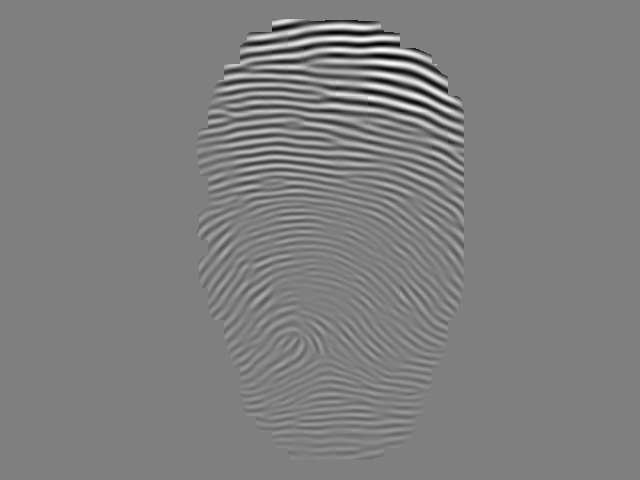
%> input picture P2/r96_4.bmp, 640 x 480 px
$ octave pic.m   (GNU Octave 9; MATLAB toolbox functions it lacks are replaced by stand-ins)
%> lines starting %> are read from the running program, lines starting %| are printed output that depends on the picture; in (x1, y1, x2, y2) boxes, pixels count from 0 and x2, y2 are one past the last pixel; in counts of white or black regions, pixels touching at a corner belong together; the program's own positions count from 1
### P2/Pruning.m
function C = Pruning(A, len)
% pruning branches shorter than len pixels
B = CreateEndpointSE();

X1 = A;
for k = 1:len
    endpoints = false(size(A));
    for m = 1:size(B,1)
        endpoints = endpoints | bwhitmiss(X1, B{m,1}, B{m,2});
    end
    X1(endpoints) = 0;
end

X2 = false(size(A));
for m = 1:size(B,1)
    endpoints = bwhitmiss(X1, B{m,1}, B{m,2});
    X2(endpoints) = 1;
end

se = strel(ones(3,3));
X3 = X2;
for k = 1:len
    X3 = imdilate(X3, se) & A;
end

C = X3 | X1;

%--------------------
function B = CreateEndpointSE()
B{1,1} = [0 0 0; 1 1 0; 0 0 0];
B{1,2} = [0 1 1; 0 0 1; 0 1 1];
for k = 2:4
    B{k,1} = rot90(B{k-1,1});
    B{k,2} = rot90(B{k-1,2});
end
B{5,1} = [1 0 0; 0 1 0; 0 0 0];
B{5,2} = [0 1 1; 1 0 1; 1 1 1];
for k = 6:8
    B{k,1} = rot90(B{k-1,1});
    B{k,2} = rot90(B{k-1,2});
end

### P2/pic.m
% or 'r96_4.bmp'
img_name = 'r96_4.bmp';
ori_img = imread(img_name);
%> ori_img is the input picture: size 480x640 uint8; min 0, max 255, mean 127.1
ori_img = im2double(ori_img);
%> ori_img: size 480x640 double
fignum = 1;
figure(fignum),imshow(ori_img);

% binarize
% thresh = graythresh(ori_img);
if strcmp(img_name,'r2_5.bmp')
    thresh = 0.51;
%     bi_img = imbinarize(ori_img,'adaptive','ForegroundPolarity','dark','Sensitivity',thresh);
else
    thresh = 0.5;
end
bi_img = imbinarize(ori_img, thresh);
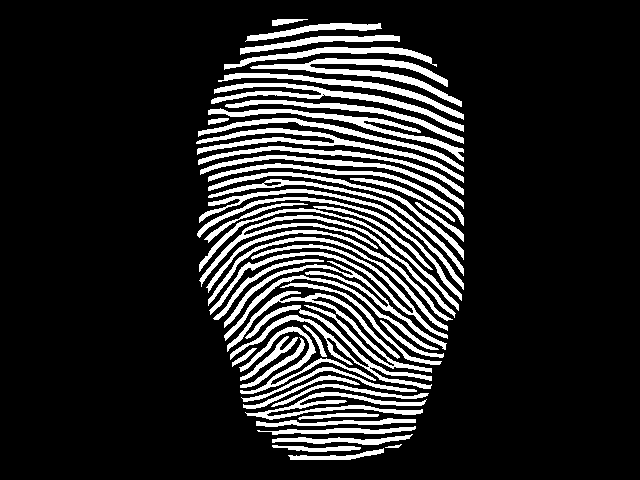
%> bi_img: size 480x640 logical; 15.7% white; 51 white regions, largest, box (x1, y1, x2, y2) and area: (250, 58, 462, 107) 2068, (230, 305, 432, 389) 1996, (227, 291, 432, 373) 1941
fignum = fignum + 1;
figure(fignum),imshow(bi_img);

% effective for 'r2_5.bmp'
% no need for 'r96_4.bmp'
if strcmp(img_name,'r2_5.bmp')
    % fill holes
    marker = ~bi_img;
    marker(300:end-1,2:end-1) = 0;
    bi_img = imreconstruct(marker, ~bi_img);
    bi_img=~bi_img;
    fignum = fignum + 1;
    figure(fignum),imshow(bi_img);
    % clear islands
    bi_img = bwareaopen(bi_img,8);
    fignum = fignum + 1;
    figure(fignum),imshow(bi_img);
end

% thining
thin_img = bwmorph(bi_img,'thin',Inf);
%> thin_img: size 480x640 logical; 3.4% white in thin lines or dots, all inside (x1, y1, x2, y2) = (197, 19, 464, 459)
fignum = fignum + 1;
figure(fignum),imshow(thin_img);
% clear short lines
thin_img = bwareaopen(thin_img,8);
fignum = fignum + 1;
figure(fignum),imshow(thin_img);
% pruning
thin_img = Pruning(thin_img,3);
%> after the loop in Pruning, `for k = 1:len`:
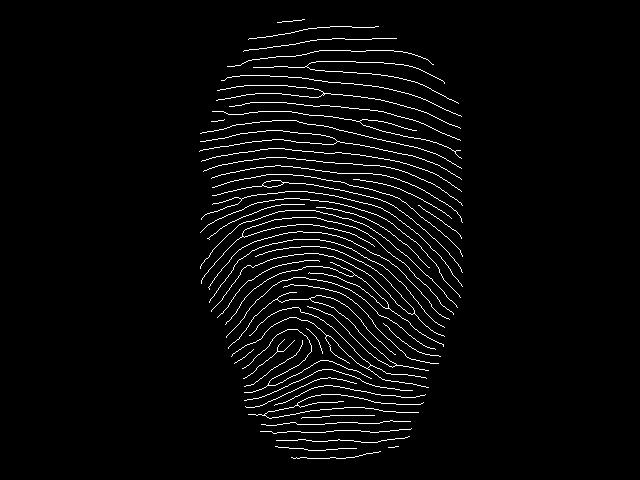
%> X1: size 480x640 logical; 3.3% white in thin lines or dots, all inside (x1, y1, x2, y2) = (199, 19, 463, 459)
%> after the loop in Pruning, `for m = 1:size(B,1)`: X2: size 480x640 logical; 0.04% white in thin lines or dots, all inside (x1, y1, x2, y2) = (199, 19, 463, 458)
%> the loop in Pruning, `for k = 1:len` made 3 passes
%> pass 1, in Pruning, `X3 = imdilate(X3, se) & A;`:
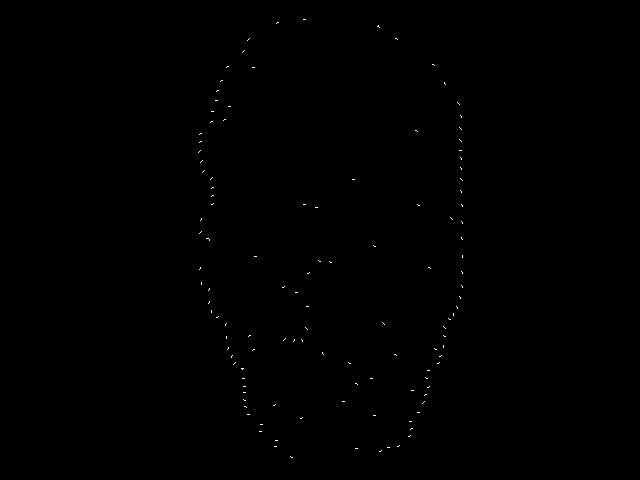
%> X3: size 480x640 logical; 0.12% white in thin lines or dots, all inside (x1, y1, x2, y2) = (198, 19, 463, 458)
fignum = fignum + 1;
figure(fignum),imshow(thin_img);
% clear bridge
if strcmp(img_name,'r96_4.bmp')
    se = [0 0 0 0 1 0 0;0 0 0 0 1 1 1;0 0 0 1 0 0 0; 0 0 1 0 0 0 0;1 1 0 0 0 0 0];
    se2 = [1 1 1 1 0 1 1;1 1 1 1 0 0 0;1 1 1 0 1 1 1; 1 1 0 1 1 1 1;0 0 1 1 1 1 1];
    p = bwhitmiss(thin_img,se,se2);
%> p: size 480x640 logical; 0% white in thin lines or dots, all inside (x1, y1, x2, y2) = (369, 366, 370, 367)
    thin_img(p==1) = 0;
    thin_img = Pruning(thin_img,3);
%> call 2 of Pruning, with len = 3
%> after the loop in Pruning (call 2), `for k = 1:len`:
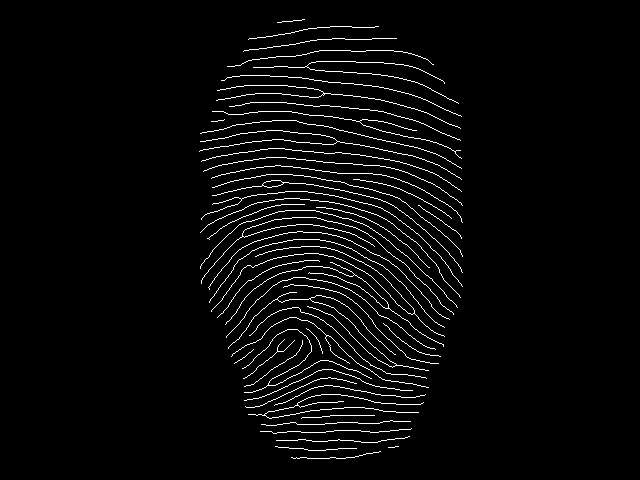
%> X1: size 480x640 logical; 3.3% white in thin lines or dots, all inside (x1, y1, x2, y2) = (199, 19, 463, 459)
    fignum = fignum + 1;
    figure(fignum),imshow(thin_img);
end


% get feature points
[m, n] = size(thin_img);
%> m = 480; n = 640
% the number of branch points
brnnum = 0;
% the number of end points
endnum = 0;
% indexs of  branch points
brnx(:) = 0;
brny(:) = 0;
% indexs of  end points
endx(:) = 0;
endy(:) = 0;

% calculate cn for every pixel
for i=2:m-1
    for j=2:n-1
        cn = 0;
        if(thin_img(i,j))
            cn = 0.5*(abs(thin_img(i-1,j)-thin_img(i-1,j-1))+abs(thin_img(i-1,j+1)-thin_img(i-1,j))+abs(thin_img(i,j+1)-thin_img(i-1,j+1))+abs(thin_img(i+1,j+1)-thin_img(i,j+1))+abs(thin_img(i+1,j)-thin_img(i+1,j+1))+abs(thin_img(i+1,j-1)-thin_img(i+1,j))+abs(thin_img(i,j-1)-thin_img(i+1,j-1))+abs(thin_img(i-1,j-1)-thin_img(i,j-1)));
        end
        if cn == 3
            brnnum = brnnum + 1;
            brnx(brnnum) = j;
            brny(brnnum) = i;
        elseif cn == 1
            endnum = endnum + 1;
            endx(endnum) = j;
            endy(endnum) = i;
        end
    end
end
%> after the loop, brnnum = 28; brnx = 28 values, max 456 at index 8, min 209 at index 13, mean 320.5; brny = 28 values from 27 to 416; endnum = 128; endx = 128 values, max 464 at index 19, min 198 at index 24, mean 328.9; endy = 128 values from 20 to 456
fignum = fignum + 1;
figure(fignum),imshow(thin_img)
hold on
plot(endx, endy, 'go')
plot(brnx, brny, 'ro')
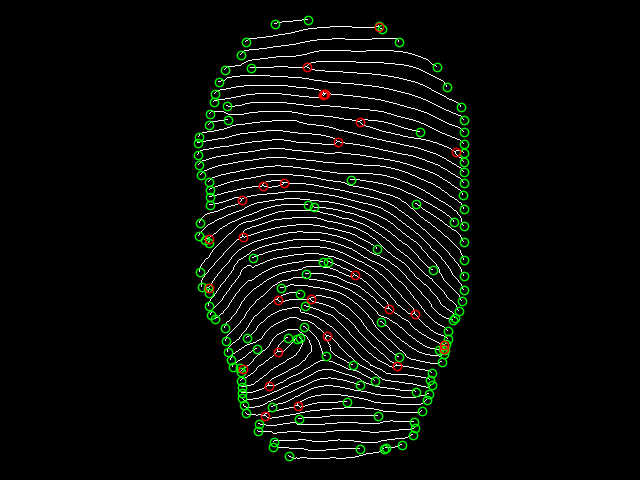
%> figure redrawn from the program's plot data
hold off


% clear fake feature points
% points on border
for i=1:endnum
    cx = endx(i);
    cy = endy(i);
    flag = 0;
    blk1 = thin_img(cy-14:cy-5,cx-14:cx-5);
    blk2 = thin_img(cy-14:cy-5,cx-4:cx+5);
    blk3 = thin_img(cy-14:cy-5,cx+6:cx+15);
    blk4 = thin_img(cy-4:cy+5,cx-14:cx-5);
    blk5 = thin_img(cy-4:cy+5,cx+6:cx+15);
    blk6 = thin_img(cy+6:cy+15,cx-14:cx-5);
    blk7 = thin_img(cy+6:cy+15,cx-4:cx+5);
    blk8 = thin_img(cy+6:cy+15,cx+6:cx+15);
    s = [sum(sum(blk1)),sum(sum(blk2)),sum(sum(blk3)),sum(sum(blk4)),sum(sum(blk5)),sum(sum(blk6)),sum(sum(blk7)),sum(sum(blk8))];
    for j=1:8
        if s(j)==0
            flag = 1;
        break;
        end
    end
    if flag == 1
        endx(i) = -1;
        endy(i) = -1;
    end
end
%> this loop made 128 passes
%> (cx, cy, s) on passes 1 to 12: (308, 20, [0 0 0 10 0 10 10 10]), (275, 24, [0 0 0 0 10 10 10 10]), (379, 26, [0 0 0 10 0 10 10 10]), (382, 29, [0 0 0 10 0 10 10 10]), (246, 42, [0 0 0 0 10 1 10 10]), (399, 42, [0 0 0 10 0 10 10 10]), (241, 55, [0 1 9 0 7 10 10 12]), (437, 67, [8 0 0 5 0 7 10 2]), (251, 68, [4 10 10 8 10 10 10 10]), (225, 70, [0 0 0 0 10 2 10 10]), (219, 82, [0 0 5 0 8 0 10 10]), (447, 87, [10 2 0 4 0 6 10 4])
%> after the loop, endx = 128 values, max 454 at index 43, min -1 at index 1, mean 91.73; endy = 128 values, max 449 at index 126, min -1 at index 1, mean 81.99
a = find(endx == -1);
%> a = 92 values from 1 to 128
b = find(endy == -1);
%> b = 92 values from 1 to 128
endx(a) = [];
endy(b) = [];
endnum = size(endx,2);
%> endnum = 36
fignum = fignum + 1;
figure(fignum),imshow(thin_img)
hold on
plot(endx, endy, 'go')
plot(brnx, brny, 'ro')
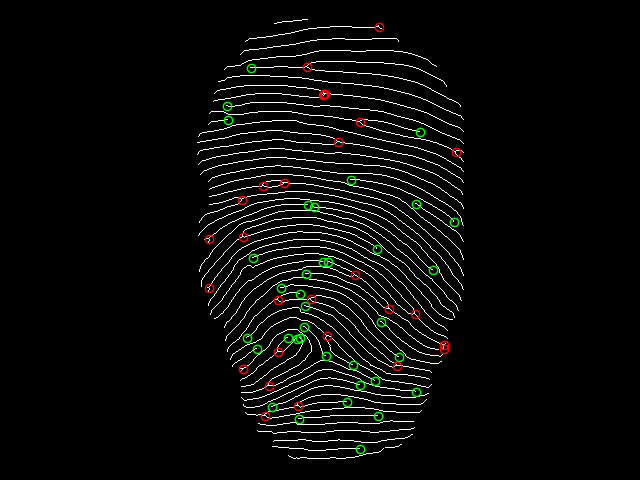
%> figure redrawn from the program's plot data
hold off

% points that are too close to each other
for i=1:brnnum-1
    for j=i+1:brnnum
        sqrdis = (brnx(i) - brnx(j))^2+(brny(i) - brny(j))^2;
        if sqrdis<25
            brnx(i) = -1;
            brny(i) = -1;
            brnx(j) = -1;
            brny(j) = -1;
        end
    end
end
%> this loop made 27 passes
%> after the loop, brnx = 28 values, max 456 at index 8, min -1 at index 3, mean 265.5; brny = 28 values, max 416 at index 28, min -1 at index 3, mean 216.5
a = find(brnx == -1);
%> a = [3 4 21 22]
b = find(brny == -1);
%> b = [3 4 21 22]
brnx(a) = [];
brny(b) = [];
brnnum = size(brnx,2);
%> brnnum = 24

for i=1:endnum-1
    for j=i+1:endnum
        sqrdis = (endx(i) - endx(j))^2+(endy(i) - endy(j))^2;
        if sqrdis<25
            endx(i) = -1;
            endy(i) = -1;
            endx(j) = -1;
            endy(j) = -1;
        end
    end
end
%> this loop made 35 passes
%> after the loop, endx = 36 values, max 454 at index 9, min -1 at index 23, mean 312.1; endy = 36 values, max 449 at index 36, min -1 at index 23, mean 275.2
a = find(endx == -1);
%> a = [23 24]
b = find(endy == -1);
%> b = [23 24]
endx(a) = [];
endy(b) = [];
endnum = size(endx,2);
%> endnum = 34

for i=1:endnum
    for j=1:brnnum
        sqrdis = (endx(i) - brnx(j))^2+(endy(i) - brny(j))^2;
        if sqrdis<25
            endx(i) = -1;
            endy(i) = -1;
            brnx(j) = -1;
            brny(j) = -1;
        end
    end
end
%> this loop made 34 passes
%> after the loop, brnx = 24 values, max 456 at index 6, min 209 at index 11, mean 309.9; brny = 24 values from 27 to 416; endx = 34 values, max 454 at index 9, min 227 at index 2, mean 330.5; endy = 34 values from 68 to 449
a = find(endx == -1);
%> a = []
b = find(endy == -1);
%> b = []
endx(a) = [];
endy(b) = [];
endnum = size(endx,2);
c = find(brnx == -1);
%> c = []
d = find(brny == -1);
%> d = []
brnx(c) = [];
brny(d) = [];
brnnum = size(brnx,2);
fignum = fignum + 1;
figure(fignum),imshow(thin_img)
hold on
plot(endx, endy, 'go')
plot(brnx, brny, 'ro')
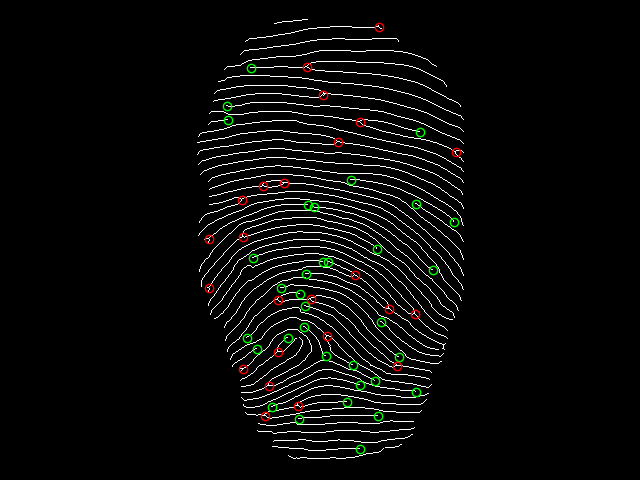
%> figure redrawn from the program's plot data
hold off
